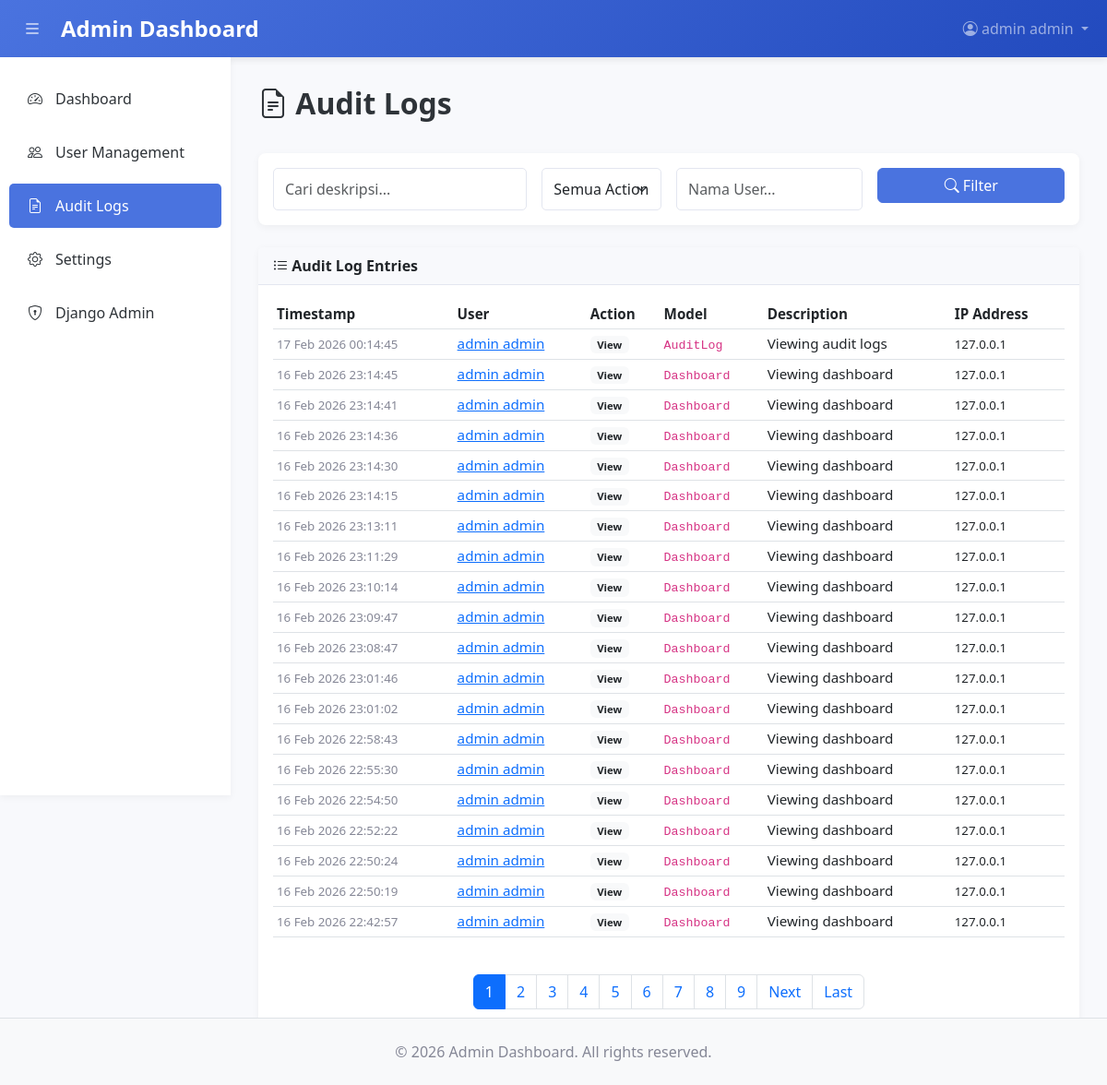
/audit-logs/ (signed in), run on the app's committed database.
### admin_app/models.py (models this page shows, shortened)
class AuditLog(models.Model):
    ACTION_CHOICES = [
        ('create', 'Create'),
        ('update', 'Update'),
        ('delete', 'Delete'),
        ('login', 'Login'),
        ('logout', 'Logout'),
        ('view', 'View'),
    ]
    user = models.ForeignKey(User, on_delete=models.SET_NULL, null=True, blank=True)
    action = models.CharField(max_length=20, choices=ACTION_CHOICES)
    model_name = models.CharField(max_length=100)
    object_id = models.IntegerField(null=True, blank=True)
    description = models.TextField()
    ip_address = models.GenericIPAddressField(null=True, blank=True)
    user_agent = models.TextField(blank=True)
    timestamp = models.DateTimeField(auto_now_add=True)
    class Meta:
        verbose_name = 'Audit Log'
        verbose_name_plural = 'Audit Logs'
        ordering = ['-timestamp']
        indexes = [
            models.Index(fields=['user', '-timestamp']),
            models.Index(fields=['action', '-timestamp']),
        ]

### admin_app/views.py (the view)
# urls.py: path('audit-logs/', views.audit_logs, name='audit_logs'),
@login_required
def audit_logs(request):
    log_activity(request.user, "view", "AuditLog", "Viewing audit logs", request)
    filter_action = request.GET.get("action", "")
    filter_user = request.GET.get("user", "")
    search_query = request.GET.get("q", "")
    logs = AuditLog.objects.select_related("user").all()
    if filter_action:
        logs = logs.filter(action=filter_action)
    if filter_user:
        logs = logs.filter(user__username__icontains=filter_user)
    if search_query:
        logs = logs.filter(
            Q(description__icontains=search_query)
            | Q(model_name__icontains=search_query)
        )
    paginator = Paginator(logs, 20)
    page_number = request.GET.get("page", 1)
    page_obj = paginator.get_page(page_number)
    action_choices = [choice[0] for choice in AuditLog.ACTION_CHOICES]
    context = {
        "page_obj": page_obj,
        "filter_action": filter_action,
        "filter_user": filter_user,
        "search_query": search_query,
        "action_choices": action_choices,
    }
    return render(request, "admin_app/audit_logs.html", context)

### admin_app/views.py (called while the page is built)
def get_client_ip(request):
    x_forwarded_for = request.META.get("HTTP_X_FORWARDED_FOR")
    if x_forwarded_for:
        ip = x_forwarded_for.split(",")[0]
    else:
        ip = request.META.get("REMOTE_ADDR")
    return ip

def log_activity(user, action, model_name, description, request=None, object_id=None):
    AuditLog.objects.create(
        user=user,
        action=action,
        model_name=model_name,
        object_id=object_id,
        description=description,
        ip_address=get_client_ip(request) if request else None,
        user_agent=request.META.get("HTTP_USER_AGENT", "")[:500] if request else "",
    )

### admin_app/templates/admin_app/audit_logs.html (shortened to what this page needs)
{% extends 'admin_app/base.html' %}
{% block content %}
<div class="page-title">
    <i class="bi bi-file-earmark-text"></i> Audit Logs
</div>
<div class="card mb-4">
    <div class="card-body">
        <form method="get" class="row g-3">
            <div class="col-md-4">
                <input type="text" name="q" class="form-control" placeholder="Cari deskripsi..." value="{{ search_query }}">
            </div>
            <div class="col-md-2">
                <select name="action" class="form-select">
                    <option value="">Semua Actions</option>
                </select>
            </div>
            <div class="col-md-3">
                <input type="text" name="user" class="form-control" placeholder="Nama User..." value="{{ filter_user }}">
            </div>
            <div class="col-md-3">
                <button type="submit" class="btn btn-primary w-100">
                    <i class="bi bi-search"></i> Filter
                </button>
            </div>
        </form>
    </div>
</div>
<div class="card">
    <div class="card-header">
        <i class="bi bi-list-ul"></i> Audit Log Entries
    </div>
    <div class="card-body">
        {% if page_obj %}
        <div class="table-responsive">
            <table class="table table-hover table-sm">
                <thead>
                    <tr>
                        <th>Timestamp</th>
                        <th>User</th>
                        <th>Action</th>
                        <th>Model</th>
                        <th>Description</th>
                        <th>IP Address</th>
                    </tr>
                </thead>
                <tbody>
                    {% for log in page_obj %}
                    <tr>
                        <td>
                            <small class="text-muted" title="{{ log.timestamp }}">
                                {{ log.timestamp|date:"d M Y H:i:s" }}
                            </small>
                        </td>
                        <td>
                            {% if log.user %}
                                <a href="{% url 'user_detail' log.user.id %}">
                                    {{ log.user.get_full_name|default:log.user.username }}
                                </a>
                            {% else %}
                                <span class="text-muted">--</span>
                            {% endif %}
                        </td>
                        <td>
                            {% if log.action == 'create' %}
                                <span class="badge bg-success">Create</span>
                            {% elif log.action == 'update' %}
                                <span class="badge bg-info">Update</span>
                            {% elif log.action == 'delete' %}
                                <span class="badge bg-danger">Delete</span>
                            {% elif log.action == 'login' %}
                                <span class="badge bg-primary">Login</span>
                            {% elif log.action == 'logout' %}
                                <span class="badge bg-secondary">Logout</span>
                            {% elif log.action == 'view' %}
                                <span class="badge bg-light text-dark">View</span>
                            {% else %}
                                <span class="badge bg-light text-dark">{{ log.action }}</span>
                            {% endif %}
                        </td>
                        <td>
                            <code class="small">{{ log.model_name }}</code>
                        </td>
                        <td>{{ log.description }}</td>
                        <td>
                            <small>{{ log.ip_address|default:"Unknown" }}</small>
                        </td>
                    </tr>
                    {% endfor %}
                </tbody>
            </table>
        </div>
        {% if page_obj.has_other_pages %}
        <nav aria-label="Page navigation">
            <ul class="pagination justify-content-center mt-4">
                {% for num in page_obj.paginator.page_range %}
                    {% if page_obj.number == num %}
                    <li class="page-item active">
                        <span class="page-link">{{ num }}</span>
                    </li>
                    {% else %}
                    <li class="page-item">
                        <a class="page-link" href="?page={{ num }}">{{ num }}</a>
                    </li>
                    {% endif %}
                {% endfor %}
                {% if page_obj.has_next %}
                <li class="page-item">
                    <a class="page-link" href="?page={{ page_obj.next_page_number }}">Next</a>
                </li>
                <li class="page-item">
                    <a class="page-link" href="?page={{ page_obj.paginator.num_pages }}">Last</a>
                </li>
                {% endif %}
            </ul>
        </nav>
        {% endif %}
        {% else %}
        <p class="text-center text-muted py-5">
            <i class="bi bi-inbox" style="font-size: 3rem;"></i>
            <br>
            Tidak ada log ditemukan
        </p>
        {% endif %}
    </div>
</div>
{% endblock %}

### admin_app/templates/admin_app/base.html (shortened to what this page needs)
<!DOCTYPE html>
<html lang="id">
<head>
    <link href="https://cdn.jsdelivr.net/npm/bootstrap@5.3.0/dist/css/bootstrap.min.css" rel="stylesheet">
    <link rel="stylesheet" href="https://cdn.jsdelivr.net/npm/bootstrap-icons@1.11.0/font/bootstrap-icons.css">
</head>
<body>
    <nav class="navbar navbar-expand-lg navbar-dark mb-0">
        <div class="container-fluid">
            {% if user.is_authenticated %}
            <button class="btn btn-link text-white me-2 sidebar-toggle" id="sidebarToggle" title="Toggle Sidebar">
                <i class="bi bi-list"></i>
            </button>
            {% endif %}
            <a class="navbar-brand" href="{% url 'dashboard' %}">
                Admin Dashboard
            </a>
            <div class="collapse navbar-collapse" id="navbarNav">
                <ul class="navbar-nav ms-auto">
                    {% if user.is_authenticated %}
                    <li class="nav-item dropdown">
                        <a class="nav-link dropdown-toggle" href="#" id="navbarDropdown" role="button" data-bs-toggle="dropdown">
                            <i class="bi bi-person-circle"></i> {{ user.get_full_name|default:user.username }}
                        </a>
                    </li>
                    {% endif %}
                </ul>
            </div>
        </div>
    </nav>
    <div class="main-wrapper" id="mainWrapper">
        {% if user.is_authenticated %}
        <nav class="sidebar" id="sidebar">
            <div class="position-sticky pt-3">
                <ul class="nav flex-column">
                    <li class="nav-item">
                        <a class="nav-link {% if request.resolver_match.url_name == 'dashboard' %}active{% endif %}" href="{% url 'dashboard' %}" title="Dashboard">
                            <i class="bi bi-speedometer2"></i><span> Dashboard</span>
                        </a>
                    </li>
                    <li class="nav-item">
                        <a class="nav-link {% if request.resolver_match.url_name == 'user_list' %}active{% endif %}" href="{% url 'user_list' %}" title="User Management">
                            <i class="bi bi-people"></i><span> User Management</span>
                        </a>
                    </li>
                    <li class="nav-item">
                        <a class="nav-link {% if request.resolver_match.url_name == 'audit_logs' %}active{% endif %}" href="{% url 'audit_logs' %}" title="Audit Logs">
                            <i class="bi bi-file-earmark-text"></i><span> Audit Logs</span>
                        </a>
                    </li>
                    {% if user.is_staff %}
                    <li class="nav-item">
                        <a class="nav-link {% if request.resolver_match.url_name == 'settings' %}active{% endif %}" href="{% url 'settings' %}" title="Settings">
                            <i class="bi bi-gear"></i><span> Settings</span>
                        </a>
                    </li>
                    {% endif %}
                    <li class="nav-item">
                        <a class="nav-link" href="/admin/" title="Django Admin">
                            <i class="bi bi-shield-lock"></i><span> Django Admin</span>
                        </a>
                    </li>
                </ul>
            </div>
        </nav>
        <main class="main-content" id="mainContent">
        {% else %}
        <main class="main-content">
        {% endif %}
            {% block content %}{% endblock %}
        </main>
    </div>
    <footer class="bg-light text-center py-4 border-top position-fixed bottom-0 start-0 end-0">
        <p class="text-muted mb-0">&copy; 2026 Admin Dashboard. All rights reserved.</p>
    </footer>
</body>
</html>

### admin_app/templates/admin_app/base.html (style rules this page uses)
:root { --primary-color: #4a73df; --secondary-color: #858796; --light-color: #f8f9fc; --dark-color: #2e3338; }
* { margin: 0; padding: 0; box-sizing: border-box; }
body { background-color: var(--light-color); font-family: 'Segoe UI', Tahoma, Geneva, Verdana, sans-serif; }
.navbar { background: linear-gradient(135deg, var(--primary-color) 0%, #224abe 100%); box-shadow: 0 2px 8px rgba(0, 0, 0, 0.1); position: fixed; left: 0; right: 0; z-index: 10; }
.navbar-brand { font-weight: 700; font-size: 1.5rem; }
.sidebar { background-color: #fff; box-shadow: 0 2px 8px rgba(0, 0, 0, 0.05); min-height: 100vh; transition: all 0.3s ease; position: fixed; left: 0; top: 62px; width: 250px; height: calc(100vh - 56px); overflow-y: auto; z-index: 100; }
.sidebar-toggle { cursor: pointer; font-size: 1.25rem; padding: 6px 12px; }
.main-wrapper { transition: margin-left 0.3s ease; margin-left: 250px; padding-top: 0; }
.main-content { padding: 30px; padding-top:88px; background-color: var(--light-color); }
.sidebar .nav-link { color: var(--dark-color); padding: 12px 20px; margin: 5px 10px; border-radius: 5px; transition: all 0.3s ease; display: flex; align-items: center; text-decoration: none; }
.sidebar .nav-link i { margin-right: 10px; min-width: 20px; }
.sidebar .nav-link span { white-space: nowrap; transition: opacity 0.3s ease; }
.sidebar .nav-link.active { background-color: var(--primary-color); color: white; }
.card { border: none; border-radius: 8px; box-shadow: 0 2px 8px rgba(0, 0, 0, 0.05); margin-bottom: 20px; }
.card-header { background-color: var(--light-color); border-bottom: 1px solid #e3e6f0; font-weight: 600; }
.btn-primary { background-color: var(--primary-color); border-color: var(--primary-color); }
table { font-size: 0.95rem; }
.form-control, .form-select { border-radius: 5px; border: 1px solid #e3e6f0; padding: 10px 12px; }
.page-title { font-size: 2rem; font-weight: 700; margin-bottom: 30px; color: var(--dark-color); }
.text-muted { color: var(--secondary-color) !important; }

### data on the page
AuditLog: timestamp "16 Feb 2026 23:14:45", user.get_full_name "admin admin", action "View", model_name "Dashboard", description "Viewing dashboard", ip_address "127.0.0.1"
AuditLog: timestamp "16 Feb 2026 23:14:41", user.get_full_name "admin admin", action "View", model_name "Dashboard", description "Viewing dashboard", ip_address "127.0.0.1"
AuditLog: timestamp "16 Feb 2026 23:14:36", user.get_full_name "admin admin", action "View", model_name "Dashboard", description "Viewing dashboard", ip_address "127.0.0.1"
AuditLog: timestamp "16 Feb 2026 23:14:30", user.get_full_name "admin admin", action "View", model_name "Dashboard", description "Viewing dashboard", ip_address "127.0.0.1"
AuditLog: timestamp "16 Feb 2026 23:14:15", user.get_full_name "admin admin", action "View", model_name "Dashboard", description "Viewing dashboard", ip_address "127.0.0.1"
AuditLog: timestamp "16 Feb 2026 23:13:11", user.get_full_name "admin admin", action "View", model_name "Dashboard", description "Viewing dashboard", ip_address "127.0.0.1"
AuditLog: timestamp "16 Feb 2026 23:11:29", user.get_full_name "admin admin", action "View", model_name "Dashboard", description "Viewing dashboard", ip_address "127.0.0.1"
AuditLog: timestamp "16 Feb 2026 23:10:14", user.get_full_name "admin admin", action "View", model_name "Dashboard", description "Viewing dashboard", ip_address "127.0.0.1"
AuditLog: timestamp "16 Feb 2026 23:09:47", user.get_full_name "admin admin", action "View", model_name "Dashboard", description "Viewing dashboard", ip_address "127.0.0.1"
AuditLog: timestamp "16 Feb 2026 23:08:47", user.get_full_name "admin admin", action "View", model_name "Dashboard", description "Viewing dashboard", ip_address "127.0.0.1"
AuditLog: timestamp "16 Feb 2026 23:01:46", user.get_full_name "admin admin", action "View", model_name "Dashboard", description "Viewing dashboard", ip_address "127.0.0.1"
AuditLog: timestamp "16 Feb 2026 23:01:02", user.get_full_name "admin admin", action "View", model_name "Dashboard", description "Viewing dashboard", ip_address "127.0.0.1"
AuditLog: timestamp "16 Feb 2026 22:58:43", user.get_full_name "admin admin", action "View", model_name "Dashboard", description "Viewing dashboard", ip_address "127.0.0.1"
AuditLog: timestamp "16 Feb 2026 22:55:30", user.get_full_name "admin admin", action "View", model_name "Dashboard", description "Viewing dashboard", ip_address "127.0.0.1"
AuditLog: timestamp "16 Feb 2026 22:54:50", user.get_full_name "admin admin", action "View", model_name "Dashboard", description "Viewing dashboard", ip_address "127.0.0.1"
AuditLog: timestamp "16 Feb 2026 22:52:22", user.get_full_name "admin admin", action "View", model_name "Dashboard", description "Viewing dashboard", ip_address "127.0.0.1"
AuditLog: timestamp "16 Feb 2026 22:50:24", user.get_full_name "admin admin", action "View", model_name "Dashboard", description "Viewing dashboard", ip_address "127.0.0.1"
AuditLog: timestamp "16 Feb 2026 22:50:19", user.get_full_name "admin admin", action "View", model_name "Dashboard", description "Viewing dashboard", ip_address "127.0.0.1"
AuditLog: timestamp "16 Feb 2026 22:42:57", user.get_full_name "admin admin", action "View", model_name "Dashboard", description "Viewing dashboard", ip_address "127.0.0.1"

### other printed values
{{ user.get_full_name|default:user.username }} "admin admin"
{{ num }} "1"
{{ num }} "2" "3" "4" "5" "6" "7" "8" "9"
